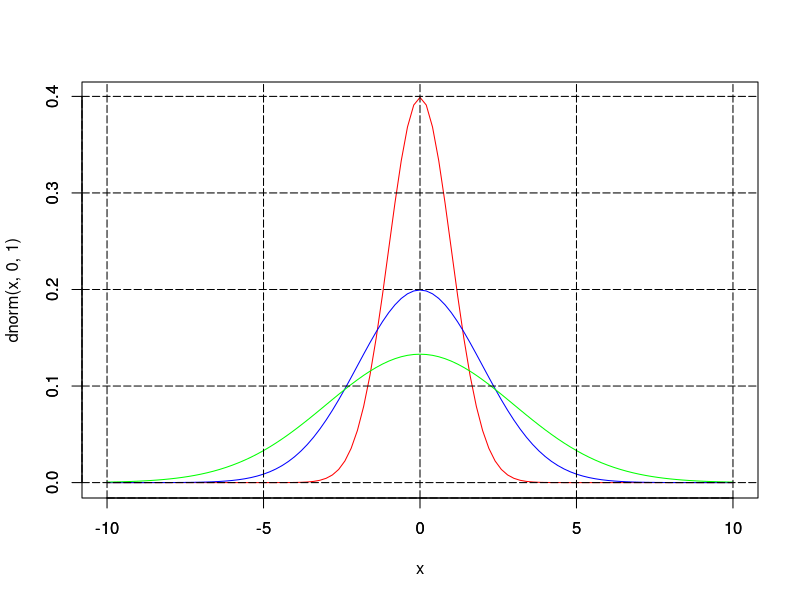

Write the R code that produced this figure.
#正規分布を書く
max = 10
min = -10
curve(dnorm(x, 0, 1), min, max, col = "red")
curve(dnorm(x, 0, 2), min, max, col = "blue", add = TRUE)
curve(dnorm(x, 0, 3), min, max, col = "green", add = TRUE)
axis(
  side = 1,
  tck = 1.0,
  lty = 5,
  lwd = 1
)
axis(
  side = 2,
  tck = 1.0,
  lty = 5,
  lwd = 1
)